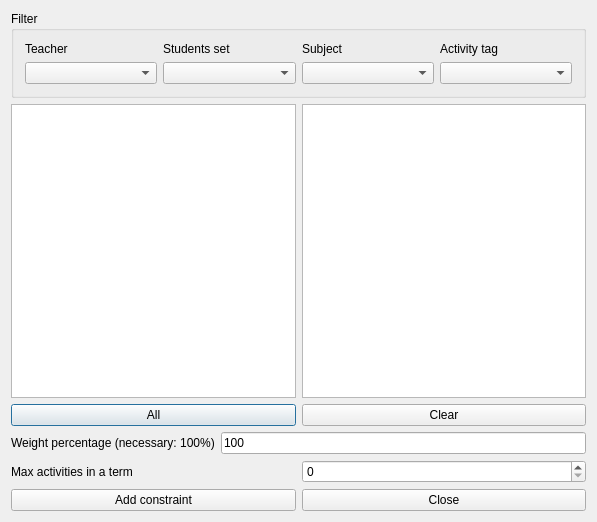
<?xml version="1.0" encoding="UTF-8"?>
<ui version="4.0">
 <class>AddConstraintActivitiesMaxInATermForm_template</class>
 <widget class="QDialog" name="AddConstraintActivitiesMaxInATermForm_template">
  <property name="geometry">
   <rect>
    <x>0</x>
    <y>0</y>
    <width>597</width>
    <height>522</height>
   </rect>
  </property>
  <property name="windowTitle">
   <string extracomment="This is the title of the dialog to add a new constraint of this type">Add activities max in a term</string>
  </property>
  <layout class="QGridLayout" name="gridLayout">
   <item row="0" column="0">
    <widget class="QGroupBox" name="filterGroupBox">
     <property name="title">
      <string>Filter</string>
     </property>
     <layout class="QGridLayout" name="gridLayout_3">
      <item row="0" column="0">
       <widget class="QLabel" name="teachersTextLabel">
        <property name="text">
         <string>Teacher</string>
        </property>
        <property name="wordWrap">
         <bool>false</bool>
        </property>
       </widget>
      </item>
      <item row="0" column="1">
       <widget class="QLabel" name="studentsTextLabel">
        <property name="text">
         <string>Students set</string>
        </property>
        <property name="wordWrap">
         <bool>false</bool>
        </property>
       </widget>
      </item>
      <item row="0" column="2">
       <widget class="QLabel" name="subjectsTextLabel">
        <property name="text">
         <string>Subject</string>
        </property>
        <property name="wordWrap">
         <bool>false</bool>
        </property>
       </widget>
      </item>
      <item row="0" column="3">
       <widget class="QLabel" name="activityTagsTextLabel">
        <property name="text">
         <string>Activity tag</string>
        </property>
        <property name="wordWrap">
         <bool>false</bool>
        </property>
       </widget>
      </item>
      <item row="1" column="0">
       <widget class="QComboBox" name="teachersComboBox"/>
      </item>
      <item row="1" column="1">
       <widget class="QComboBox" name="studentsComboBox"/>
      </item>
      <item row="1" column="2">
       <widget class="QComboBox" name="subjectsComboBox"/>
      </item>
      <item row="1" column="3">
       <widget class="QComboBox" name="activityTagsComboBox"/>
      </item>
     </layout>
    </widget>
   </item>
   <item row="1" column="0">
    <layout class="QHBoxLayout" name="horizontalLayout_3">
     <item>
      <layout class="QVBoxLayout" name="verticalLayout_2">
       <item>
        <widget class="QListWidget" name="allActivitiesListWidget"/>
       </item>
       <item>
        <widget class="QPushButton" name="addAllActivitiesPushButton">
         <property name="text">
          <string comment="Text on a button. It refers to adding all activities from the list above this button into the current constraint">All</string>
         </property>
        </widget>
       </item>
      </layout>
     </item>
     <item>
      <layout class="QVBoxLayout" name="verticalLayout">
       <item>
        <widget class="QListWidget" name="selectedActivitiesListWidget"/>
       </item>
       <item>
        <widget class="QPushButton" name="clearPushButton">
         <property name="text">
          <string>Clear</string>
         </property>
        </widget>
       </item>
      </layout>
     </item>
    </layout>
   </item>
   <item row="2" column="0">
    <layout class="QHBoxLayout" name="weightBoxLayout">
     <item>
      <widget class="QLabel" name="weightTextLabel">
       <property name="frameShape">
        <enum>QFrame::NoFrame</enum>
       </property>
       <property name="frameShadow">
        <enum>QFrame::Plain</enum>
       </property>
       <property name="text">
        <string>Weight percentage (necessary: 100%)</string>
       </property>
       <property name="wordWrap">
        <bool>false</bool>
       </property>
      </widget>
     </item>
     <item>
      <widget class="QLineEdit" name="weightLineEdit">
       <property name="text">
        <string notr="true">100</string>
       </property>
      </widget>
     </item>
    </layout>
   </item>
   <item row="3" column="0">
    <layout class="QHBoxLayout" name="horizontalLayout_2">
     <item>
      <widget class="QLabel" name="label">
       <property name="text">
        <string>Max activities in a term</string>
       </property>
      </widget>
     </item>
     <item>
      <widget class="QSpinBox" name="maxActivitiesInATermSpinBox"/>
     </item>
    </layout>
   </item>
   <item row="4" column="0">
    <layout class="QHBoxLayout" name="horizontalLayout">
     <item>
      <widget class="QPushButton" name="addConstraintPushButton">
       <property name="text">
        <string>Add constraint</string>
       </property>
      </widget>
     </item>
     <item>
      <widget class="QPushButton" name="closePushButton">
       <property name="text">
        <string>Close</string>
       </property>
      </widget>
     </item>
    </layout>
   </item>
  </layout>
 </widget>
 <layoutdefault spacing="6" margin="11"/>
 <resources/>
 <connections/>
</ui>
